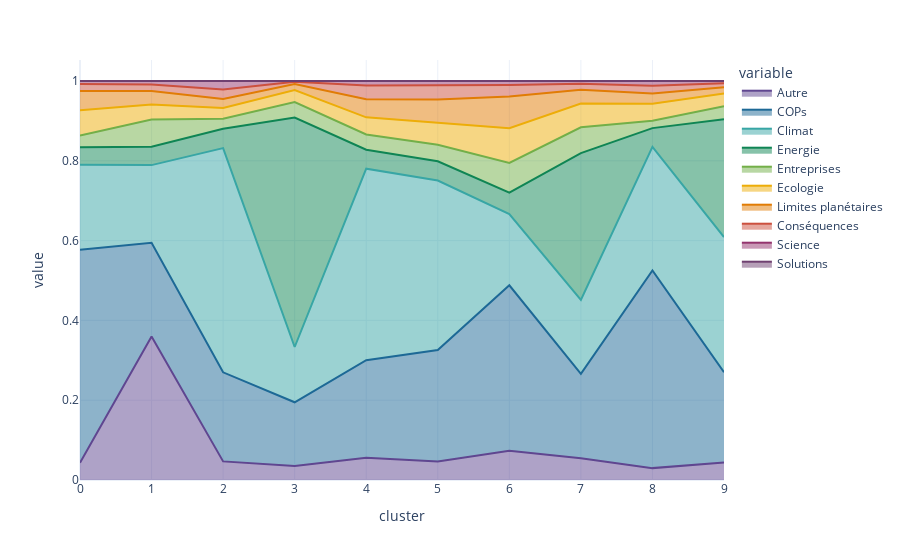

The cell this chart's notebook holds for it:
### Code cell
px.area(
    counts_category.drop(columns = ["Politique"]).groupby(["cluster"]).mean().reset_index().melt(id_vars = "cluster"),
    x = "cluster",
    y = "value",
    color = "variable",
    groupnorm = "fraction",
)

### Figure 1 — Plotly figure (JSON) as saved in the notebook; plotly's stock layout.template omitted (floating-point values rounded to 4 significant figures)
{"data": [{"fillpattern": {"shape": ""}, "groupnorm": "fraction", "hovertemplate": "variable=Autre<br>cluster=%{x}<br>value=%{y}<extra></extra>", "legendgroup": "Autre", "line": {"color": "rgb(95, 70, 144)"}, "marker": {"symbol": "circle"}, "mode": "lines", "name": "Autre", "orientation": "v", "showlegend": true, "stackgroup": "1", "type": "scatter", "x": [0, 1, 2, 3, 4, 5, 6, 7, 8, 9], "xaxis": "x", "y": [0.4987, 4.061, 1.198, 0.6564, 0.8994, 0.4319, 0.3782, 0.6569, 0.6, 0.9617], "yaxis": "y"}, {"fillpattern": {"shape": ""}, "groupnorm": "fraction", "hovertemplate": "variable=COPs<br>cluster=%{x}<br>value=%{y}<extra></extra>", "legendgroup": "COPs", "line": {"color": "rgb(29, 105, 150)"}, "marker": {"symbol": "circle"}, "mode": "lines", "name": "COPs", "orientation": "v", "showlegend": true, "stackgroup": "1", "type": "scatter", "x": [0, 1, 2, 3, 4, 5, 6, 7, 8, 9], "xaxis": "x", "y": [6.187, 2.656, 5.733, 2.957, 3.927, 2.606, 2.135, 2.565, 9.983, 5.005], "yaxis": "y"}, {"fillpattern": {"shape": ""}, "groupnorm": "fraction", "hovertemplate": "variable=Climat<br>cluster=%{x}<br>value=%{y}<extra></extra>", "legendgroup": "Climat", "line": {"color": "rgb(56, 166, 165)"}, "marker": {"symbol": "circle"}, "mode": "lines", "name": "Climat", "orientation": "v", "showlegend": true, "stackgroup": "1", "type": "scatter", "x": [0, 1, 2, 3, 4, 5, 6, 7, 8, 9], "xaxis": "x", "y": [2.461, 2.199, 14.43, 2.571, 7.716, 3.959, 0.9186, 2.243, 6.235, 7.474], "yaxis": "y"}, {"fillpattern": {"shape": ""}, "groupnorm": "fraction", "hovertemplate": "variable=Energie<br>cluster=%{x}<br>value=%{y}<extra></extra>", "legendgroup": "Energie", "line": {"color": "rgb(15, 133, 84)"}, "marker": {"symbol": "circle"}, "mode": "lines", "name": "Energie", "orientation": "v", "showlegend": true, "stackgroup": "1", "type": "scatter", "x": [0, 1, 2, 3, 4, 5, 6, 7, 8, 9], "xaxis": "x", "y": [0.5118, 0.5199, 1.252, 10.67, 0.7615, 0.4505, 0.2777, 4.45, 0.9495, 6.517], "yaxis": "y"}, {"fillpattern": {"shape": ""}, "groupnorm": "fraction", "hovertemplate": "variable=Entreprises<br>cluster=%{x}<br>value=%{y}<extra></extra>", "legendgroup": "Entreprises", "line": {"color": "rgb(115, 175, 72)"}, "marker": {"symbol": "circle"}, "mode": "lines", "name": "Entreprises", "orientation": "v", "showlegend": true, "stackgroup": "1", "type": "scatter", "x": [0, 1, 2, 3, 4, 5, 6, 7, 8, 9], "xaxis": "x", "y": [0.3365, 0.7728, 0.6337, 0.7178, 0.6149, 0.3828, 0.3833, 0.7824, 0.3748, 0.7177], "yaxis": "y"}, {"fillpattern": {"shape": ""}, "groupnorm": "fraction", "hovertemplate": "variable=Ecologie<br>cluster=%{x}<br>value=%{y}<extra></extra>", "legendgroup": "Ecologie", "line": {"color": "rgb(237, 173, 8)"}, "marker": {"symbol": "circle"}, "mode": "lines", "name": "Ecologie", "orientation": "v", "showlegend": true, "stackgroup": "1", "type": "scatter", "x": [0, 1, 2, 3, 4, 5, 6, 7, 8, 9], "xaxis": "x", "y": [0.7393, 0.4239, 0.698, 0.5583, 0.6911, 0.521, 0.4483, 0.7197, 0.8563, 0.7033], "yaxis": "y"}, {"fillpattern": {"shape": ""}, "groupnorm": "fraction", "hovertemplate": "variable=Limites planétaires<br>cluster=%{x}<br>value=%{y}<extra></extra>", "legendgroup": "Limites planétaires", "line": {"color": "rgb(225, 124, 5)"}, "marker": {"symbol": "circle"}, "mode": "lines", "name": "Limites planétaires", "orientation": "v", "showlegend": true, "stackgroup": "1", "type": "scatter", "x": [0, 1, 2, 3, 4, 5, 6, 7, 8, 9], "xaxis": "x", "y": [0.5597, 0.3817, 0.5743, 0.2883, 0.7256, 0.5374, 0.4076, 0.4184, 0.5184, 0.3541], "yaxis": "y"}, {"fillpattern": {"shape": ""}, "groupnorm": "fraction", "hovertemplate": "variable=Conséquences<br>cluster=%{x}<br>value=%{y}<extra></extra>", "legendgroup": "Conséquences", "line": {"color": "rgb(204, 80, 62)"}, "marker": {"symbol": "circle"}, "mode": "lines", "name": "Conséquences", "orientation": "v", "showlegend": true, "stackgroup": "1", "type": "scatter", "x": [0, 1, 2, 3, 4, 5, 6, 7, 8, 9], "xaxis": "x", "y": [0.2005, 0.185, 0.6238, 0.09816, 0.5575, 0.3371, 0.1493, 0.182, 0.3942, 0.2201], "yaxis": "y"}, {"fillpattern": {"shape": ""}, "groupnorm": "fraction", "hovertemplate": "variable=Science<br>cluster=%{x}<br>value=%{y}<extra></extra>", "legendgroup": "Science", "line": {"color": "rgb(148, 52, 110)"}, "marker": {"symbol": "circle"}, "mode": "lines", "name": "Science", "orientation": "v", "showlegend": true, "stackgroup": "1", "type": "scatter", "x": [0, 1, 2, 3, 4, 5, 6, 7, 8, 9], "xaxis": "x", "y": [0.08631, 0.09836, 0.5396, 0.03067, 0.1796, 0.09408, 0.05099, 0.07531, 0.235, 0.1148], "yaxis": "y"}, {"fillpattern": {"shape": ""}, "groupnorm": "fraction", "hovertemplate": "variable=Solutions<br>cluster=%{x}<br>value=%{y}<extra></extra>", "legendgroup": "Solutions", "line": {"color": "rgb(111, 64, 112)"}, "marker": {"symbol": "circle"}, "mode": "lines", "name": "Solutions", "orientation": "v", "showlegend": true, "stackgroup": "1", "type": "scatter", "x": [0, 1, 2, 3, 4, 5, 6, 7, 8, 9], "xaxis": "x", "y": [0, 0, 0, 0.006135, 0, 0.001426, 0.0003668, 0.008368, 0, 0.004785], "yaxis": "y"}], "layout": {"legend": {"title": {"text": "variable"}, "tracegroupgap": 0}, "margin": {"t": 60}, "xaxis": {"anchor": "y", "domain": [0, 1], "title": {"text": "cluster"}}, "yaxis": {"anchor": "x", "domain": [0, 1], "title": {"text": "value"}}}}
